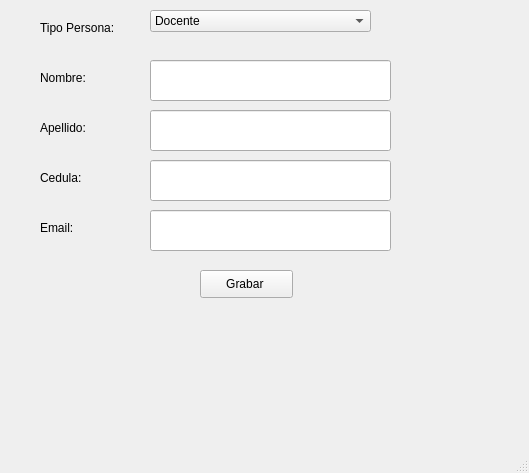
<?xml version="1.0" encoding="UTF-8"?>
<ui version="4.0">
 <class>vtn_principal</class>
 <widget class="QMainWindow" name="vtn_principal">
  <property name="geometry">
   <rect>
    <x>0</x>
    <y>0</y>
    <width>529</width>
    <height>473</height>
   </rect>
  </property>
  <property name="windowTitle">
   <string>Ventana Principal </string>
  </property>
  <widget class="QWidget" name="centralwidget">
   <widget class="QLabel" name="lbl_nombre">
    <property name="geometry">
     <rect>
      <x>40</x>
      <y>70</y>
      <width>55</width>
      <height>16</height>
     </rect>
    </property>
    <property name="text">
     <string>Nombre:</string>
    </property>
   </widget>
   <widget class="QLabel" name="lbl_apellido">
    <property name="geometry">
     <rect>
      <x>40</x>
      <y>120</y>
      <width>55</width>
      <height>16</height>
     </rect>
    </property>
    <property name="text">
     <string>Apellido:</string>
    </property>
   </widget>
   <widget class="QPushButton" name="btn_grabar">
    <property name="geometry">
     <rect>
      <x>200</x>
      <y>270</y>
      <width>93</width>
      <height>28</height>
     </rect>
    </property>
    <property name="text">
     <string>Grabar </string>
    </property>
   </widget>
   <widget class="QComboBox" name="cb_tipo_persona">
    <property name="geometry">
     <rect>
      <x>150</x>
      <y>10</y>
      <width>221</width>
      <height>22</height>
     </rect>
    </property>
    <item>
     <property name="text">
      <string>Docente</string>
     </property>
    </item>
    <item>
     <property name="text">
      <string>Estudiante</string>
     </property>
    </item>
   </widget>
   <widget class="QLabel" name="lbl_tipo_persona">
    <property name="geometry">
     <rect>
      <x>40</x>
      <y>20</y>
      <width>91</width>
      <height>16</height>
     </rect>
    </property>
    <property name="text">
     <string>Tipo Persona:</string>
    </property>
   </widget>
   <widget class="QLineEdit" name="txt_nombre">
    <property name="geometry">
     <rect>
      <x>150</x>
      <y>60</y>
      <width>241</width>
      <height>41</height>
     </rect>
    </property>
   </widget>
   <widget class="QLineEdit" name="txt_apellido">
    <property name="geometry">
     <rect>
      <x>150</x>
      <y>110</y>
      <width>241</width>
      <height>41</height>
     </rect>
    </property>
   </widget>
   <widget class="QLineEdit" name="txt_email">
    <property name="geometry">
     <rect>
      <x>150</x>
      <y>210</y>
      <width>241</width>
      <height>41</height>
     </rect>
    </property>
   </widget>
   <widget class="QLineEdit" name="txt_cedula">
    <property name="geometry">
     <rect>
      <x>150</x>
      <y>160</y>
      <width>241</width>
      <height>41</height>
     </rect>
    </property>
    <property name="maxLength">
     <number>10</number>
    </property>
   </widget>
   <widget class="QLabel" name="lbl_email">
    <property name="geometry">
     <rect>
      <x>40</x>
      <y>220</y>
      <width>55</width>
      <height>16</height>
     </rect>
    </property>
    <property name="text">
     <string>Email:</string>
    </property>
   </widget>
   <widget class="QLabel" name="lbl_Cedula">
    <property name="geometry">
     <rect>
      <x>40</x>
      <y>170</y>
      <width>55</width>
      <height>16</height>
     </rect>
    </property>
    <property name="text">
     <string>Cedula:</string>
    </property>
   </widget>
  </widget>
  <widget class="QMenuBar" name="mnb_menu_principal">
   <property name="geometry">
    <rect>
     <x>0</x>
     <y>0</y>
     <width>529</width>
     <height>26</height>
    </rect>
   </property>
  </widget>
  <widget class="QStatusBar" name="stb_estado"/>
 </widget>
 <resources/>
 <connections/>
</ui>
